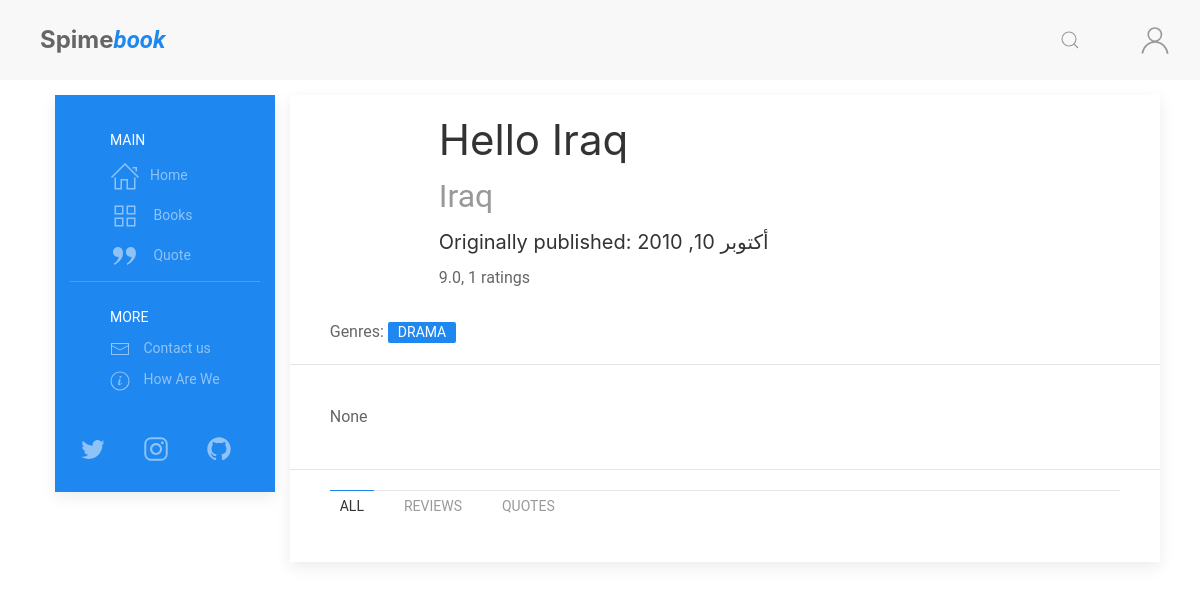
Before: /books/5/ with the older database file.
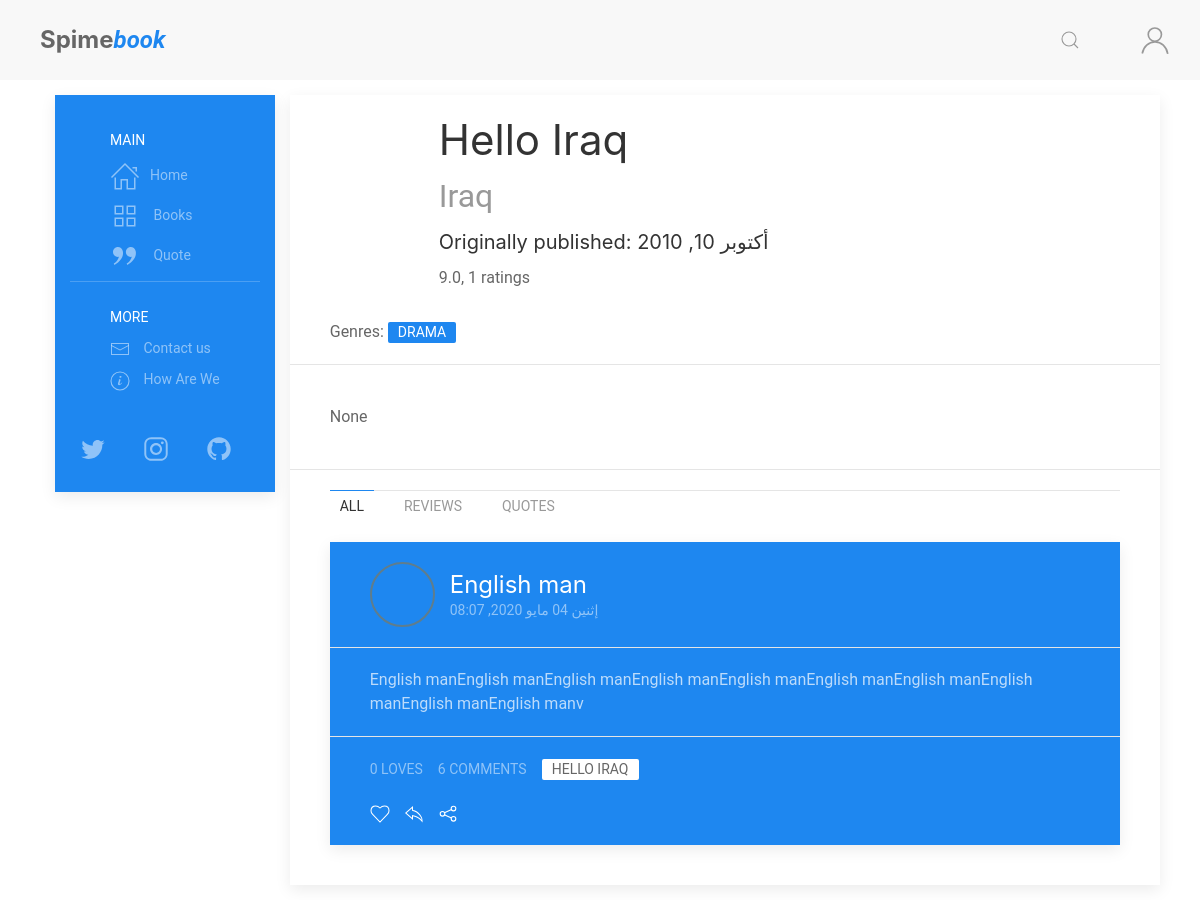
After: the same page with the newer database file.
### books/models.py (models this page shows, shortened)
class Genres(models.Model):
    genre = models.CharField(max_length=100)
    genre_ar = models.CharField(
        max_length=100, default='', null=True, blank=True)
    genre_en = models.CharField(
        max_length=100, default='', null=True, blank=True)
    genre_fr = models.CharField(
        max_length=100, default='', null=True, blank=True)

class Book(models.Model):
    title = models.CharField(max_length=255, verbose_name=_('Book Title'))
    book_image = models.ImageField(
        upload_to='books/cover/', default='book.jpg', verbose_name=_('Book Cover Image'))
    author = models.ForeignKey(
        Author, on_delete=models.CASCADE, verbose_name=_('The Author'))
    publish_date = models.DateField(
        default=timezone.now, verbose_name=_('Publish Date'))
    genres = models.ManyToManyField(
        Genres, related_name='genres', verbose_name=_('Genres'))
    book_or_Novel = models.CharField(
        max_length=5, choices=book_type, default='Book', verbose_name=_('Type'))
    def translate(self, lang):
        lang = lang.lower()
        translated = eval(f"self.{lang}")
        return translated

class EN(models.Model):
    lang = models.CharField(max_length=2, default='en', auto_created='en')
    book = models.OneToOneField(
        Book, on_delete=models.CASCADE, verbose_name=_('Orginal Book'))
    title = models.CharField(max_length=255, blank=True,
                             null=True, verbose_name=_('Book Title'))
    book_Bio = models.TextField(
        blank=True, null=True, verbose_name=_('Book Bio'))
    class Meta:
        verbose_name = _("English Translation")
        verbose_name_plural = _("English Translation")
        ordering = ['-id']
    def __str__(self):
        if self.title is None:
            return translator.translate(self.book.title, dest='en').text
        else:
            return self.title

### posts/models.py (models this page shows, shortened)
class Post(models.Model):
    POST_TYPE = [
        ('Q', 'Quote'),
        ('R', 'Review'),
        ('P', 'Post'),
    ]
    title = models.CharField(max_length=120, default='')
    user = models.ForeignKey(User, on_delete=models.CASCADE)
    post_date = models.DateTimeField(default=timezone.now)
    post_edit_date = models.DateTimeField(auto_now=timezone.now)
    content = models.TextField(default='')
    post_type = models.CharField(
        max_length=1,
        choices=POST_TYPE,
        default='Psot')
    for_book = models.ForeignKey(Book, on_delete=models.CASCADE)
    archived = models.BooleanField(default=False)
    class Meta:
        ordering = ["-post_date"]

class Comment(models.Model):
    user = models.ForeignKey(User, on_delete=models.CASCADE)
    comment = models.CharField(max_length=300)
    comment_date = models.DateTimeField(auto_now_add=True)
    post = models.ForeignKey(
        Post, on_delete=models.CASCADE, related_name='comments')

### books/views.py (the view)
# urls.py: path('<int:book_id>/', views.book, name='book'),
def book(request, book_id):
    lang = get_lang(request)
    target_book = get_object_or_404(Book, id=book_id).translate(lang)
    readed_book_state = False
    rating = target_book.book.rating_set.all().aggregate(Avg('rating'))
    if request.user.is_authenticated:
        user = request.user.profile
        if user.books.filter(id=target_book.book.id).exists():  # cheek:
            readed_book_state = True
        else:
            readed_book_state = False
    all_posts = Post.objects.filter(
        for_book=target_book.book).filter(archived=False)
    page = request.GET.get('page', 1)
    paginator = Paginator(all_posts, 5)
    try:
        posts = paginator.page(page)
    except PageNotAnInteger:
        posts = paginator.page(1)
    except EmptyPage:
        posts = paginator.page(paginator.num_pages)
    context = {'title': target_book.title + ', Spimebook',
               'book': target_book,
               'posts': posts,
               'readed_book': readed_book_state,
               'rating': rating
               }
    return render(request, 'books/book.html', context)

### authors/models.py (called while the page is built)
    def __str__(self):
        if self.title is None:
            return str(self.en.name)
        else:
            return self.title

    def __str__(self):
        if self.name is None:
            return translator.translate(self.author.title).text
        else:
            return self.name

### books/templatetags/books_extra.py (called while the page is built)
@register.filter(name='get_translate')
def get_translate(value, arg):
    translate = eval(f"value.{arg}")
    return translate

@register.filter(name='translate_genre')
def translate_genre(value, arg):
    translate = eval(f"value.genre_{arg}")
    return translate

@register.simple_tag
def define(val=None):
    return val

### books/views.py (called while the page is built)
def get_lang(request):
    if request.user.is_authenticated:
        lang = request.user.profile.lang
    else:
        lang = get_language_from_request(request)
        for tu in settings.LANGUAGES:
            if lang in tu:
                break
            else:
                lang = 'en'
    return lang

### posts/templatetags/posts_extra.py (called while the page is built)
@register.inclusion_tag('posts/costumtags/post_container.html')
def post(post, user):
    context = {
        'user': user,
        'post': post
    }
    return context

### books/templates/books/book.html (shortened to what this page needs)
{% extends "posts/base.html" %}
{% load static %}
{% load posts_extra %}
{% load books_extra %}
{% block content %}
{% if user.is_authenticated %}
{% define user.profile.lang as user_lang %}
{% else %}
{% define 'en' as user_lang %}
{% define user.profile.lang as ulang %}
{% endif %}
<link rel="stylesheet" href="{% static 'posts/css/rating.css' %}">
<div class="uk-card uk-card-default">
    <div class="uk-card-header me-header">
        <div class="uk-grid-small uk-flex me-text-center-m" uk-grid>
            <div class="uk-width-auto@m book-img">
            </div>
            <div class="uk-width-expand uk-margin-small-left">
                <h1 class="uk-margin-remove">{{book}}</h1>
                <h2 class="uk-margin-remove-left uk-margin-small"><a
                        href="{% url 'author' book.book.author.id book.book.author  %}"
                        class="uk-link-muted">{{book.book.author|get_translate:user_lang}}</a>
                </h2>
                <h4 class="uk-margin-remove-left uk-margin-small">Originally published: {{book.book.publish_date}}</h4>
                <div class="uk-margin-small uk-margin-remove-top">
                    <div class="uk-margin uk-gird-small uk-flex uk-flex-middle uk-flex-left" uk-grid>
                        <div>
                            <span>
                                <span class="show-rating">{{rating.rating__avg|truncatechars:4 }}</span>,
                                <span class="ratings-num">{{book.book.rating_set.all|length}}</span> ratings
                            </span>
                        </div>
                    </div>
                </div>
            </div>
        </div>
        <div class=" uk-margin-small-top book-genres">
            Genres:
            {% for genre in book.book.genres.all %}
            <a class="uk-label" href="{% url 'fliter-genre' genre.genre %}">{{genre|translate_genre:user_lang}}</a>
            {% endfor %}
        </div>
    </div>
    <div class="uk-card-body">
        <p>
            {{book.book_Bio}}
        </p>
    </div>
    <div class="uk-card-footer">
        <div>
            <ul class="uk-tab-bottom" uk-tab>
                <li class="uk-active"><a href="">All</a></li>
                <li><a href="">Reviews</a></li>
                <li><a href="">Quotes</a></li>
            </ul>
        </div>
        <div class="uk-width-expand">
            <div class="article-feed">
                {% for post in posts %}
                {% post post user %}
                {% endfor %}
            </div>
        </div>
    </div>
</div>
{% endblock content %}

### posts/templates/posts/costumtags/post_container.html
{% load posts_extra %}
<div class="article">
    <div class="uk-card uk-card-primary uk-margin uk-width-1-1">
        <div class="uk-card-header">
            <div class="uk-grid-small uk-flex-middle" uk-grid>
                <div class="uk-width-auto">
                    <a href="{% url 'user-profile' post.user %}">
                        <img data-src="{{post.user.profile.picture.url}}" class="uk-border-circle avatat-img" width="50"
                            height="50" alt="{{post.user}}" uk-img>
                    </a>
                </div>
                <div class="uk-width-expand">
                    <a href="{% url 'post' post.id %}">
                        <h3 class="uk-card-title uk-margin-remove-bottom">{{post.title}}</h3>
                    </a>
                    <p class="uk-text-meta uk-margin-remove-top">
                        <time>{{post.post_date|date:"D d M Y, H:i"}}</time>
                    </p>
                </div>
            </div>
        </div>
        <div class="uk-card-body uk-padding uk-padding-remove-vertical uk-margin">
            {% if post.post_type == "Q" %}
            <q>
                {{ post.content }}
            </q> {% else %}
            <p>
                {{ post.content }}
            </p>
            {% endif %}
        </div>
        <div class="uk-card-footer">
            {% reaction_bar post.id user %}
        </div>
    </div>
</div>

### posts/templates/posts/costumtags/reaction_bar.html (shortened to what this page needs)
{% load books_extra %}
{% load posts_extra %}
{% if user.is_authenticated %}
{% define user.profile.lang as user_lang %}
{% else %}
{% define 'en' as user_lang %}
{% endif %}
<div class="uk-flex uk-grid-small" uk-grid>
    <div class="uk-flex uk-grid-small" uk-grid>
        <div>
            <span class="uk-button uk-button-text uk-text-meta">{{post.loves.count}} loves</span>
        </div>
        <div class="uk-margin-small-bottom">
            <a href="#post-comment-{{post.id}}" class="uk-button uk-button-text uk-text-meta"
                uk-toggle>{{post.comments.all|length}} Comments</a>
        </div>
    </div>
    <div class="tags uk-margin-bottom ">
        <a href="{% url 'book' post.for_book.id %}" class="uk-label">{{ post.for_book|get_translate:user_lang }}</a>
    </div>
</div>
<div class="reaction">
    {% if user.is_authenticated %}
    {% love user post as state %}
    {% if state %}
    {% include 'posts/costumtags/loved.html' %}
    {% else %}
    {% include 'posts/costumtags/love.html' %}
    {% endif %}
    <span>
        <a href="#" class="uk-icon uk-margin-small-right" uk-icon="icon: reply"
            uk-toggle="target: #add-reply-{{post.id}}; animation: uk-animation-slide-top-small" type="button"></a>
    </span>
    {% else %}
    <span uk-tooltip="Log In First">
        <a class="uk-icon uk-margin-small-right" uk-icon="icon: heart"></a>
    </span>
    <span uk-tooltip="Log In First">
        <a class="uk-icon uk-margin-small-right" uk-icon="icon: reply" type="button"></a>
    </span>
    {% endif %}
    <span>
        <a href="#share-modal" class="uk-icon uk-margin-small-right" uk-icon="icon: social" uk-toggle></a>
    </span>
</div>

Changed rows visible on the page:
added Post: title "English man", post_date "إثنين 04 مايو 2020, 08:07", content "English manEnglish manEnglish manEnglish manEnglish manEnglish manEnglish manEnglish manEnglish manEnglish manv", loves.count "0", comments.all|length "6", for_book|get_translate "HELLO IRAQ"
